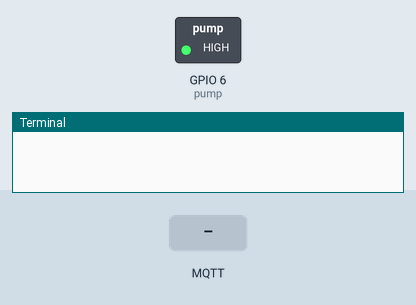
Recording of a program running on a simulated Raspberry Pi (BCM pin numbers). On the bench: switched loads named in the program (green lamp = pin HIGH), the last lines printed to the terminal. Inputs (shaded band) come from the test bench. No MQTT or app messages arrive unless stated.

Above: at 1.3 s.
1.4 s: MQTT message "true" arrives on the first subscribed topic
At 1.9 s:
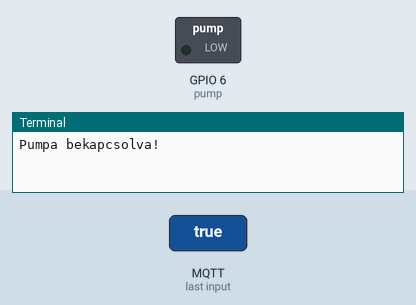
2.9 s: MQTT message "false" arrives on the first subscribed topic
At 4.2 s:
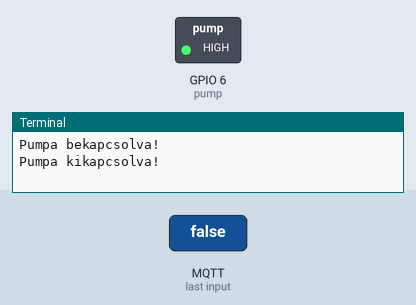
Timing chart, 0 to 5.9 s (numbered marks = the images above; inputs shaded):
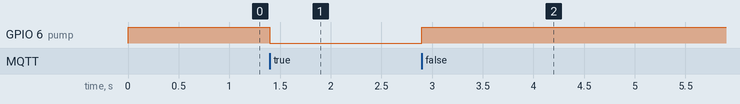

Measured:
- after the input at 1.4 s, GPIO 6 (pump): HIGH → LOW at once
- after the input at 2.9 s, GPIO 6 (pump): LOW → HIGH at once

The program:

pump.py
```python
import paho.mqtt.client as mqtt
import RPi.GPIO as GPIO
import time

pump = 6
GPIO.setmode(GPIO.BCM)
GPIO.setup(pump, GPIO.OUT, initial=GPIO.HIGH)

def on_connect(client, userdata, flags, rc, properties=None):
        if rc == 0:
                client.subscribe("greenhouse/pump", qos=1)

def on_message(client, userdata, message):
	try:
		msg = str(message.payload.decode("utf-8"))
		if msg == "true":
			print("Pumpa bekapcsolva!")
			GPIO.output(pump, GPIO.LOW)
		elif msg == "false":
			print("Pumpa kikapcsolva!")
			GPIO.output(pump, GPIO.HIGH)
	except Exception as e:
                print(f"Hiba az üzenet feldolgozásakor: {e}", flush=True)

try:
	client = mqtt.Client(callback_api_version=mqtt.CallbackAPIVersion.VERSION2)
except AttributeError:
	client = mqtt.Client()

client.on_connect = on_connect
client.on_message = on_message

client.loop_start()

try:
	client.connect("localhost", 1883, 60)
except Exception:
	pass

try:
        while True:
                time.sleep(1)
except KeyboardInterrupt:
        print("\nLeállítás...")
finally:
        client.loop_stop()
        client.disconnect()
        GPIO.cleanup()
        print("Program leállítva.")
```
